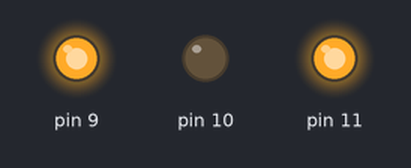
A sketch run on a simulated Arduino Uno, built with avr-gcc and run on an emulated ATmega328P. Parts: output pins drawn as LEDs (lit = HIGH).

Above: at 0.7 s.
At 1.2 s:
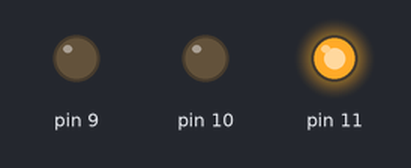
At 2.7 s:
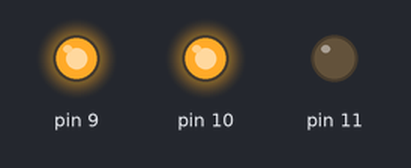
At 4.5 s:
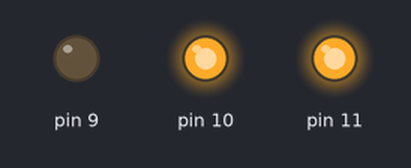
Timing chart, 0 to 6.3 s (numbered marks = the images above):
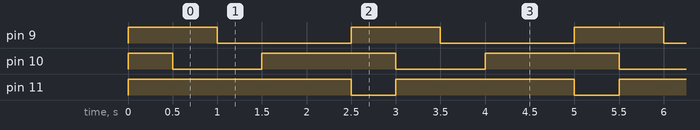

Measured:
- by itself, pin 9: alternates HIGH for 1.0 s and LOW for 1.5 s
- by itself, pin 10: alternates HIGH for 1.5 s and LOW for 1.0 s
- by itself, pin 11: alternates HIGH for 2.0 s and LOW for 0.50 s

The sketch:

LEDwith3Color.ino
```cpp
void setup() {
  // put your setup code here, to run once:
  pinMode(9, OUTPUT);
  pinMode(10, OUTPUT);
  pinMode(11, OUTPUT);

  digitalWrite(9, HIGH);
  digitalWrite(10, HIGH);
  digitalWrite(11, HIGH);
  delay(500);
}

void loop() {
  // put your main code here, to run repeatedly:

  digitalWrite(9, HIGH);
  digitalWrite(10, LOW);
  digitalWrite(11, HIGH);
  delay(500);

  digitalWrite(9, LOW);
  digitalWrite(10, LOW);
  digitalWrite(11, HIGH);
  delay(500);

  digitalWrite(9, LOW);
  digitalWrite(10, HIGH);
  digitalWrite(11, HIGH);
  delay(500);

  digitalWrite(9, LOW);
  digitalWrite(10, HIGH);
  digitalWrite(11, HIGH);
  delay(500);

  digitalWrite(9, HIGH);
  digitalWrite(10, HIGH);
  digitalWrite(11, LOW);
  delay(500);
}
```
